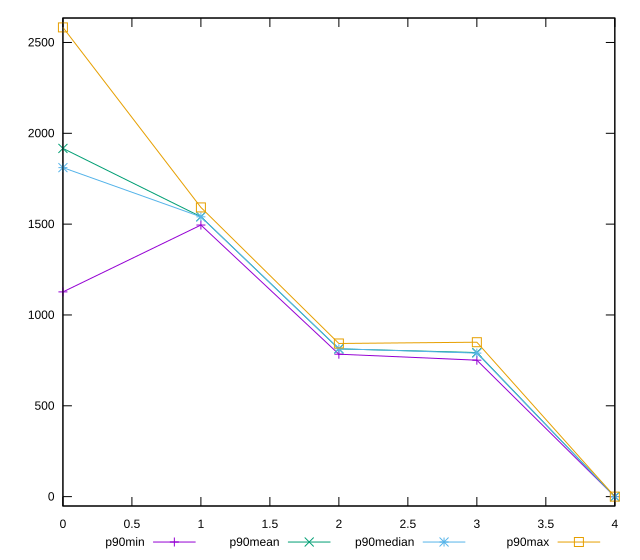

The script that saved this image:
reset

$p90Min <<EOF
0 1127
1 1495
2 784
3 751
4 0
EOF

$p90Mean <<EOF
0 1916.8241758241759
1 1540.6263736263736
2 813.2197802197802
3 792.8241758241758
4 0
EOF

$p90Median <<EOF
0 1811
1 1540
2 814
3 790
4 0
EOF

$p90Max <<EOF
0 2583
1 1592
2 843
3 850
4 0
EOF

set key outside below
set xrange [0:4]
set yrange [-51.660000000000004:2634.66]
set trange [-51.660000000000004:2634.66]
set terminal svg size 640, 560 enhanced background rgb 'white'
set output "report_00009_2021-02-08T22-37-41.559Z/render-blocking-resources/progression/value.svg"

plot $p90Min title "p90min" with linespoints, \
     $p90Mean title "p90mean" with linespoints, \
     $p90Median title "p90median" with linespoints, \
     $p90Max title "p90max" with linespoints

reset
